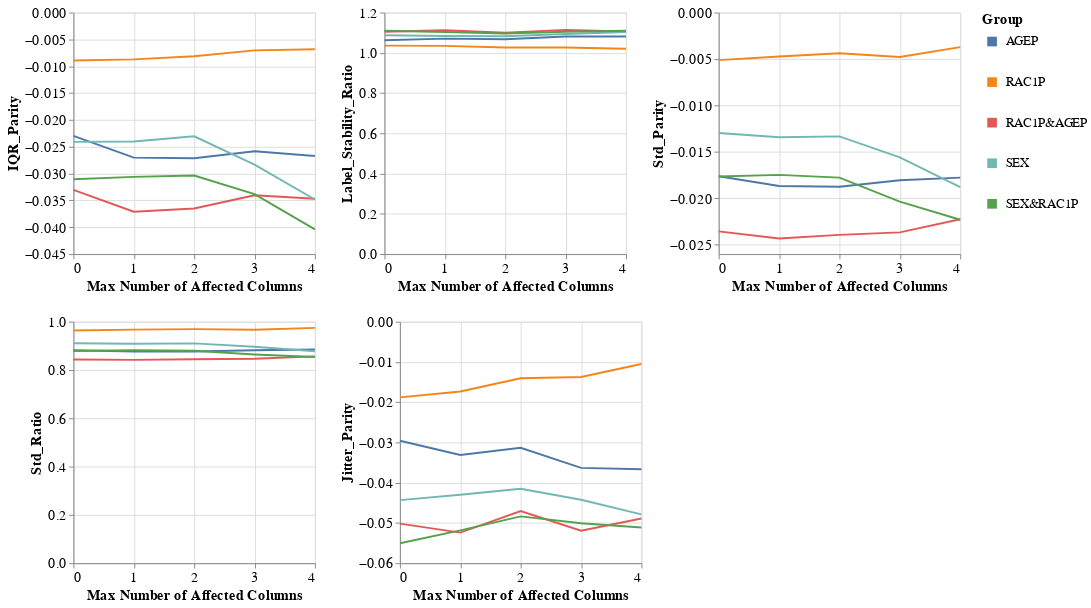

Here is the notebook cell this chart was saved with:
### Markdown cell above
### Group metrics per dataset and model

### Code cell
visualizer.create_groups_grid_pct_lines_plot(model_name=MODEL_NAMES[0],
                                             target_preprocessing_technique=PREPROCESSING_TECHNIQUES[0],
                                             group_metrics_type='variance',
                                             mode='max_num_columns')

### Figure 1 — Vega-Lite specification as saved in the notebook (floating-point values rounded to 4 significant figures)
{"config": {"view": {"continuousWidth": 400, "continuousHeight": 300}, "axis": {"labelFontSize": 15, "titleFontSize": 15}, "legend": {"labelFontSize": 13, "symbolStrokeWidth": 10, "titleFontSize": 15}}, "vconcat": [{"hconcat": [{"mark": "line", "encoding": {"color": {"field": "Group", "type": "nominal"}, "x": {"axis": {"tickMinStep": 1}, "field": "Percentage", "title": "Max Number of Affected Columns", "type": "quantitative"}, "y": {"field": "Metric_Value", "title": "IQR_Parity", "type": "quantitative"}}, "height": 250, "width": 250}, {"data": {"name": "data-1308074abd88c18ffd1e5b56b1129ba4"}, "mark": "line", "encoding": {"color": {"field": "Group", "type": "nominal"}, "x": {"axis": {"tickMinStep": 1}, "field": "Percentage", "title": "Max Number of Affected Columns", "type": "quantitative"}, "y": {"field": "Metric_Value", "title": "Label_Stability_Ratio", "type": "quantitative"}}, "height": 250, "width": 250}, {"data": {"name": "data-ab42896256b8570a44ab4428277beb11"}, "mark": "line", "encoding": {"color": {"field": "Group", "type": "nominal"}, "x": {"axis": {"tickMinStep": 1}, "field": "Percentage", "title": "Max Number of Affected Columns", "type": "quantitative"}, "y": {"field": "Metric_Value", "title": "Std_Parity", "type": "quantitative"}}, "height": 250, "width": 250}]}, {"hconcat": [{"mark": "line", "encoding": {"color": {"field": "Group", "type": "nominal"}, "x": {"axis": {"tickMinStep": 1}, "field": "Percentage", "title": "Max Number of Affected Columns", "type": "quantitative"}, "y": {"field": "Metric_Value", "title": "Std_Ratio", "type": "quantitative"}}, "height": 250, "width": 250}, {"data": {"name": "data-c04aae7bf59ed757b4a13415a84cda0d"}, "mark": "line", "encoding": {"color": {"field": "Group", "type": "nominal"}, "x": {"axis": {"tickMinStep": 1}, "field": "Percentage", "title": "Max Number of Affected Columns", "type": "quantitative"}, "y": {"field": "Metric_Value", "title": "Jitter_Parity", "type": "quantitative"}}, "height": 250, "width": 250}], "data": {"name": "data-b4e99b06a8876165f341cff4a1c19931"}}], "data": {"name": "data-3221249c6116d482f91fce8b920acb9d"}, "$schema": "https://vega.github.io/schema/vega-lite/v4.17.0.json", "datasets": {"data-3221249c6116d482f91fce8b920acb9d": [{"Model_Name": "DecisionTreeClassifier", "Metric": "IQR_Parity", "Group": "AGEP", "Metric_Value": -0.02298, "Percentage": 0.0}, {"Model_Name": "DecisionTreeClassifier", "Metric": "IQR_Parity", "Group": "RAC1P", "Metric_Value": -0.008933, "Percentage": 0.0}, {"Model_Name": "DecisionTreeClassifier", "Metric": "IQR_Parity", "Group": "RAC1P&AGEP", "Metric_Value": -0.03304, "Percentage": 0.0}, {"Model_Name": "DecisionTreeClassifier", "Metric": "IQR_Parity", "Group": "SEX", "Metric_Value": -0.02409, "Percentage": 0.0}, {"Model_Name": "DecisionTreeClassifier", "Metric": "IQR_Parity", "Group": "SEX&RAC1P", "Metric_Value": -0.03105, "Percentage": 0.0}, {"Model_Name": "DecisionTreeClassifier", "Metric": "IQR_Parity", "Group": "AGEP", "Metric_Value": -0.02704, "Percentage": 1.0}, {"Model_Name": "DecisionTreeClassifier", "Metric": "IQR_Parity", "Group": "RAC1P", "Metric_Value": -0.008729, "Percentage": 1.0}, {"Model_Name": "DecisionTreeClassifier", "Metric": "IQR_Parity", "Group": "RAC1P&AGEP", "Metric_Value": -0.03712, "Percentage": 1.0}, {"Model_Name": "DecisionTreeClassifier", "Metric": "IQR_Parity", "Group": "SEX", "Metric_Value": -0.02401, "Percentage": 1.0}, {"Model_Name": "DecisionTreeClassifier", "Metric": "IQR_Parity", "Group": "SEX&RAC1P", "Metric_Value": -0.03062, "Percentage": 1.0}, {"Model_Name": "DecisionTreeClassifier", "Metric": "IQR_Parity", "Group": "AGEP", "Metric_Value": -0.02714, "Percentage": 2.0}, {"Model_Name": "DecisionTreeClassifier", "Metric": "IQR_Parity", "Group": "RAC1P", "Metric_Value": -0.008132, "Percentage": 2.0}, {"Model_Name": "DecisionTreeClassifier", "Metric": "IQR_Parity", "Group": "RAC1P&AGEP", "Metric_Value": -0.0365, "Percentage": 2.0}, {"Model_Name": "DecisionTreeClassifier", "Metric": "IQR_Parity", "Group": "SEX", "Metric_Value": -0.02305, "Percentage": 2.0}, {"Model_Name": "DecisionTreeClassifier", "Metric": "IQR_Parity", "Group": "SEX&RAC1P", "Metric_Value": -0.03037, "Percentage": 2.0}, {"Model_Name": "DecisionTreeClassifier", "Metric": "IQR_Parity", "Group": "AGEP", "Metric_Value": -0.02584, "Percentage": 3.0}, {"Model_Name": "DecisionTreeClassifier", "Metric": "IQR_Parity", "Group": "RAC1P", "Metric_Value": -0.00705, "Percentage": 3.0}, {"Model_Name": "DecisionTreeClassifier", "Metric": "IQR_Parity", "Group": "RAC1P&AGEP", "Metric_Value": -0.03405, "Percentage": 3.0}, {"Model_Name": "DecisionTreeClassifier", "Metric": "IQR_Parity", "Group": "SEX", "Metric_Value": -0.02834, "Percentage": 3.0}, {"Model_Name": "DecisionTreeClassifier", "Metric": "IQR_Parity", "Group": "SEX&RAC1P", "Metric_Value": -0.03382, "Percentage": 3.0}, {"Model_Name": "DecisionTreeClassifier", "Metric": "IQR_Parity", "Group": "AGEP", "Metric_Value": -0.02673, "Percentage": 4.0}, {"Model_Name": "DecisionTreeClassifier", "Metric": "IQR_Parity", "Group": "RAC1P", "Metric_Value": -0.006829, "Percentage": 4.0}, {"Model_Name": "DecisionTreeClassifier", "Metric": "IQR_Parity", "Group": "RAC1P&AGEP", "Metric_Value": -0.03468, "Percentage": 4.0}, {"Model_Name": "DecisionTreeClassifier", "Metric": "IQR_Parity", "Group": "SEX", "Metric_Value": -0.03483, "Percentage": 4.0}, {"Model_Name": "DecisionTreeClassifier", "Metric": "IQR_Parity", "Group": "SEX&RAC1P", "Metric_Value": -0.0404, "Percentage": 4.0}], "data-1308074abd88c18ffd1e5b56b1129ba4": [{"Model_Name": "DecisionTreeClassifier", "Metric": "Label_Stability_Ratio", "Group": "AGEP", "Metric_Value": 1.062, "Percentage": 0.0}, {"Model_Name": "DecisionTreeClassifier", "Metric": "Label_Stability_Ratio", "Group": "RAC1P", "Metric_Value": 1.036, "Percentage": 0.0}, {"Model_Name": "DecisionTreeClassifier", "Metric": "Label_Stability_Ratio", "Group": "RAC1P&AGEP", "Metric_Value": 1.105, "Percentage": 0.0}, {"Model_Name": "DecisionTreeClassifier", "Metric": "Label_Stability_Ratio", "Group": "SEX", "Metric_Value": 1.088, "Percentage": 0.0}, {"Model_Name": "DecisionTreeClassifier", "Metric": "Label_Stability_Ratio", "Group": "SEX&RAC1P", "Metric_Value": 1.11, "Percentage": 0.0}, {"Model_Name": "DecisionTreeClassifier", "Metric": "Label_Stability_Ratio", "Group": "AGEP", "Metric_Value": 1.071, "Percentage": 1.0}, {"Model_Name": "DecisionTreeClassifier", "Metric": "Label_Stability_Ratio", "Group": "RAC1P", "Metric_Value": 1.034, "Percentage": 1.0}, {"Model_Name": "DecisionTreeClassifier", "Metric": "Label_Stability_Ratio", "Group": "RAC1P&AGEP", "Metric_Value": 1.112, "Percentage": 1.0}, {"Model_Name": "DecisionTreeClassifier", "Metric": "Label_Stability_Ratio", "Group": "SEX", "Metric_Value": 1.084, "Percentage": 1.0}, {"Model_Name": "DecisionTreeClassifier", "Metric": "Label_Stability_Ratio", "Group": "SEX&RAC1P", "Metric_Value": 1.103, "Percentage": 1.0}, {"Model_Name": "DecisionTreeClassifier", "Metric": "Label_Stability_Ratio", "Group": "AGEP", "Metric_Value": 1.067, "Percentage": 2.0}, {"Model_Name": "DecisionTreeClassifier", "Metric": "Label_Stability_Ratio", "Group": "RAC1P", "Metric_Value": 1.026, "Percentage": 2.0}, {"Model_Name": "DecisionTreeClassifier", "Metric": "Label_Stability_Ratio", "Group": "RAC1P&AGEP", "Metric_Value": 1.099, "Percentage": 2.0}, {"Model_Name": "DecisionTreeClassifier", "Metric": "Label_Stability_Ratio", "Group": "SEX", "Metric_Value": 1.082, "Percentage": 2.0}, {"Model_Name": "DecisionTreeClassifier", "Metric": "Label_Stability_Ratio", "Group": "SEX&RAC1P", "Metric_Value": 1.096, "Percentage": 2.0}, {"Model_Name": "DecisionTreeClassifier", "Metric": "Label_Stability_Ratio", "Group": "AGEP", "Metric_Value": 1.081, "Percentage": 3.0}, {"Model_Name": "DecisionTreeClassifier", "Metric": "Label_Stability_Ratio", "Group": "RAC1P", "Metric_Value": 1.027, "Percentage": 3.0}, {"Model_Name": "DecisionTreeClassifier", "Metric": "Label_Stability_Ratio", "Group": "RAC1P&AGEP", "Metric_Value": 1.114, "Percentage": 3.0}, {"Model_Name": "DecisionTreeClassifier", "Metric": "Label_Stability_Ratio", "Group": "SEX", "Metric_Value": 1.093, "Percentage": 3.0}, {"Model_Name": "DecisionTreeClassifier", "Metric": "Label_Stability_Ratio", "Group": "SEX&RAC1P", "Metric_Value": 1.104, "Percentage": 3.0}, {"Model_Name": "DecisionTreeClassifier", "Metric": "Label_Stability_Ratio", "Group": "AGEP", "Metric_Value": 1.081, "Percentage": 4.0}, {"Model_Name": "DecisionTreeClassifier", "Metric": "Label_Stability_Ratio", "Group": "RAC1P", "Metric_Value": 1.02, "Percentage": 4.0}, {"Model_Name": "DecisionTreeClassifier", "Metric": "Label_Stability_Ratio", "Group": "RAC1P&AGEP", "Metric_Value": 1.107, "Percentage": 4.0}, {"Model_Name": "DecisionTreeClassifier", "Metric": "Label_Stability_Ratio", "Group": "SEX", "Metric_Value": 1.104, "Percentage": 4.0}, {"Model_Name": "DecisionTreeClassifier", "Metric": "Label_Stability_Ratio", "Group": "SEX&RAC1P", "Metric_Value": 1.11, "Percentage": 4.0}], "data-ab42896256b8570a44ab4428277beb11": [{"Model_Name": "DecisionTreeClassifier", "Metric": "Std_Parity", "Group": "AGEP", "Metric_Value": -0.01763, "Percentage": 0.0}, {"Model_Name": "DecisionTreeClassifier", "Metric": "Std_Parity", "Group": "RAC1P", "Metric_Value": -0.005123, "Percentage": 0.0}, {"Model_Name": "DecisionTreeClassifier", "Metric": "Std_Parity", "Group": "RAC1P&AGEP", "Metric_Value": -0.02355, "Percentage": 0.0}, {"Model_Name": "DecisionTreeClassifier", "Metric": "Std_Parity", "Group": "SEX", "Metric_Value": -0.01297, "Percentage": 0.0}, {"Model_Name": "DecisionTreeClassifier", "Metric": "Std_Parity", "Group": "SEX&RAC1P", "Metric_Value": -0.01765, "Percentage": 0.0}, {"Model_Name": "DecisionTreeClassifier", "Metric": "Std_Parity", "Group": "AGEP", "Metric_Value": -0.01868, "Percentage": 1.0}, {"Model_Name": "DecisionTreeClassifier", "Metric": "Std_Parity", "Group": "RAC1P", "Metric_Value": -0.004729, "Percentage": 1.0}, {"Model_Name": "DecisionTreeClassifier", "Metric": "Std_Parity", "Group": "RAC1P&AGEP", "Metric_Value": -0.02432, "Percentage": 1.0}, {"Model_Name": "DecisionTreeClassifier", "Metric": "Std_Parity", "Group": "SEX", "Metric_Value": -0.01342, "Percentage": 1.0}, {"Model_Name": "DecisionTreeClassifier", "Metric": "Std_Parity", "Group": "SEX&RAC1P", "Metric_Value": -0.01748, "Percentage": 1.0}, {"Model_Name": "DecisionTreeClassifier", "Metric": "Std_Parity", "Group": "AGEP", "Metric_Value": -0.01875, "Percentage": 2.0}, {"Model_Name": "DecisionTreeClassifier", "Metric": "Std_Parity", "Group": "RAC1P", "Metric_Value": -0.004373, "Percentage": 2.0}, {"Model_Name": "DecisionTreeClassifier", "Metric": "Std_Parity", "Group": "RAC1P&AGEP", "Metric_Value": -0.02393, "Percentage": 2.0}, {"Model_Name": "DecisionTreeClassifier", "Metric": "Std_Parity", "Group": "SEX", "Metric_Value": -0.01333, "Percentage": 2.0}, {"Model_Name": "DecisionTreeClassifier", "Metric": "Std_Parity", "Group": "SEX&RAC1P", "Metric_Value": -0.01777, "Percentage": 2.0}, {"Model_Name": "DecisionTreeClassifier", "Metric": "Std_Parity", "Group": "AGEP", "Metric_Value": -0.01805, "Percentage": 3.0}, {"Model_Name": "DecisionTreeClassifier", "Metric": "Std_Parity", "Group": "RAC1P", "Metric_Value": -0.004776, "Percentage": 3.0}, {"Model_Name": "DecisionTreeClassifier", "Metric": "Std_Parity", "Group": "RAC1P&AGEP", "Metric_Value": -0.02367, "Percentage": 3.0}, {"Model_Name": "DecisionTreeClassifier", "Metric": "Std_Parity", "Group": "SEX", "Metric_Value": -0.01559, "Percentage": 3.0}, {"Model_Name": "DecisionTreeClassifier", "Metric": "Std_Parity", "Group": "SEX&RAC1P", "Metric_Value": -0.02035, "Percentage": 3.0}, {"Model_Name": "DecisionTreeClassifier", "Metric": "Std_Parity", "Group": "AGEP", "Metric_Value": -0.01777, "Percentage": 4.0}, {"Model_Name": "DecisionTreeClassifier", "Metric": "Std_Parity", "Group": "RAC1P", "Metric_Value": -0.003723, "Percentage": 4.0}, {"Model_Name": "DecisionTreeClassifier", "Metric": "Std_Parity", "Group": "RAC1P&AGEP", "Metric_Value": -0.02226, "Percentage": 4.0}, {"Model_Name": "DecisionTreeClassifier", "Metric": "Std_Parity", "Group": "SEX", "Metric_Value": -0.01879, "Percentage": 4.0}, {"Model_Name": "DecisionTreeClassifier", "Metric": "Std_Parity", "Group": "SEX&RAC1P", "Metric_Value": -0.02231, "Percentage": 4.0}], "data-b4e99b06a8876165f341cff4a1c19931": [{"Model_Name": "DecisionTreeClassifier", "Metric": "Std_Ratio", "Group": "AGEP", "Metric_Value": 0.8817, "Percentage": 0.0}, {"Model_Name": "DecisionTreeClassifier", "Metric": "Std_Ratio", "Group": "RAC1P", "Metric_Value": 0.9635, "Percentage": 0.0}, {"Model_Name": "DecisionTreeClassifier", "Metric": "Std_Ratio", "Group": "RAC1P&AGEP", "Metric_Value": 0.8434, "Percentage": 0.0}, {"Model_Name": "DecisionTreeClassifier", "Metric": "Std_Ratio", "Group": "SEX", "Metric_Value": 0.9108, "Percentage": 0.0}, {"Model_Name": "DecisionTreeClassifier", "Metric": "Std_Ratio", "Group": "SEX&RAC1P", "Metric_Value": 0.8789, "Percentage": 0.0}, {"Model_Name": "DecisionTreeClassifier", "Metric": "Std_Ratio", "Group": "AGEP", "Metric_Value": 0.8766, "Percentage": 1.0}, {"Model_Name": "DecisionTreeClassifier", "Metric": "Std_Ratio", "Group": "RAC1P", "Metric_Value": 0.967, "Percentage": 1.0}, {"Model_Name": "DecisionTreeClassifier", "Metric": "Std_Ratio", "Group": "RAC1P&AGEP", "Metric_Value": 0.8417, "Percentage": 1.0}, {"Model_Name": "DecisionTreeClassifier", "Metric": "Std_Ratio", "Group": "SEX", "Metric_Value": 0.9086, "Percentage": 1.0}, {"Model_Name": "DecisionTreeClassifier", "Metric": "Std_Ratio", "Group": "SEX&RAC1P", "Metric_Value": 0.8818, "Percentage": 1.0}, {"Model_Name": "DecisionTreeClassifier", "Metric": "Std_Ratio", "Group": "AGEP", "Metric_Value": 0.8767, "Percentage": 2.0}, {"Model_Name": "DecisionTreeClassifier", "Metric": "Std_Ratio", "Group": "RAC1P", "Metric_Value": 0.9692, "Percentage": 2.0}, {"Model_Name": "DecisionTreeClassifier", "Metric": "Std_Ratio", "Group": "RAC1P&AGEP", "Metric_Value": 0.8441, "Percentage": 2.0}, {"Model_Name": "DecisionTreeClassifier", "Metric": "Std_Ratio", "Group": "SEX", "Metric_Value": 0.9103, "Percentage": 2.0}, {"Model_Name": "DecisionTreeClassifier", "Metric": "Std_Ratio", "Group": "SEX&RAC1P", "Metric_Value": 0.8797, "Percentage": 2.0}, {"Model_Name": "DecisionTreeClassifier", "Metric": "Std_Ratio", "Group": "AGEP", "Metric_Value": 0.8815, "Percentage": 3.0}, {"Model_Name": "DecisionTreeClassifier", "Metric": "Std_Ratio", "Group": "RAC1P", "Metric_Value": 0.9669, "Percentage": 3.0}, {"Model_Name": "DecisionTreeClassifier", "Metric": "Std_Ratio", "Group": "RAC1P&AGEP", "Metric_Value": 0.8469, "Percentage": 3.0}, {"Model_Name": "DecisionTreeClassifier", "Metric": "Std_Ratio", "Group": "SEX", "Metric_Value": 0.896, "Percentage": 3.0}, {"Model_Name": "DecisionTreeClassifier", "Metric": "Std_Ratio", "Group": "SEX&RAC1P", "Metric_Value": 0.8642, "Percentage": 3.0}, {"Model_Name": "DecisionTreeClassifier", "Metric": "Std_Ratio", "Group": "AGEP", "Metric_Value": 0.8849, "Percentage": 4.0}, {"Model_Name": "DecisionTreeClassifier", "Metric": "Std_Ratio", "Group": "RAC1P", "Metric_Value": 0.9744, "Percentage": 4.0}, {"Model_Name": "DecisionTreeClassifier", "Metric": "Std_Ratio", "Group": "RAC1P&AGEP", "Metric_Value": 0.8564, "Percentage": 4.0}, {"Model_Name": "DecisionTreeClassifier", "Metric": "Std_Ratio", "Group": "SEX", "Metric_Value": 0.8773, "Percentage": 4.0}, {"Model_Name": "DecisionTreeClassifier", "Metric": "Std_Ratio", "Group": "SEX&RAC1P", "Metric_Value": 0.854, "Percentage": 4.0}], "data-c04aae7bf59ed757b4a13415a84cda0d": [{"Model_Name": "DecisionTreeClassifier", "Metric": "Jitter_Parity", "Group": "AGEP", "Metric_Value": -0.02958, "Percentage": 0.0}, {"Model_Name": "DecisionTreeClassifier", "Metric": "Jitter_Parity", "Group": "RAC1P", "Metric_Value": -0.0188, "Percentage": 0.0}, {"Model_Name": "DecisionTreeClassifier", "Metric": "Jitter_Parity", "Group": "RAC1P&AGEP", "Metric_Value": -0.05018, "Percentage": 0.0}, {"Model_Name": "DecisionTreeClassifier", "Metric": "Jitter_Parity", "Group": "SEX", "Metric_Value": -0.04434, "Percentage": 0.0}, {"Model_Name": "DecisionTreeClassifier", "Metric": "Jitter_Parity", "Group": "SEX&RAC1P", "Metric_Value": -0.05505, "Percentage": 0.0}, {"Model_Name": "DecisionTreeClassifier", "Metric": "Jitter_Parity", "Group": "AGEP", "Metric_Value": -0.03314, "Percentage": 1.0}, {"Model_Name": "DecisionTreeClassifier", "Metric": "Jitter_Parity", "Group": "RAC1P", "Metric_Value": -0.01734, "Percentage": 1.0}, {"Model_Name": "DecisionTreeClassifier", "Metric": "Jitter_Parity", "Group": "RAC1P&AGEP", "Metric_Value": -0.05241, "Percentage": 1.0}, {"Model_Name": "DecisionTreeClassifier", "Metric": "Jitter_Parity", "Group": "SEX", "Metric_Value": -0.04301, "Percentage": 1.0}, {"Model_Name": "DecisionTreeClassifier", "Metric": "Jitter_Parity", "Group": "SEX&RAC1P", "Metric_Value": -0.05184, "Percentage": 1.0}, {"Model_Name": "DecisionTreeClassifier", "Metric": "Jitter_Parity", "Group": "AGEP", "Metric_Value": -0.03131, "Percentage": 2.0}, {"Model_Name": "DecisionTreeClassifier", "Metric": "Jitter_Parity", "Group": "RAC1P", "Metric_Value": -0.01405, "Percentage": 2.0}, {"Model_Name": "DecisionTreeClassifier", "Metric": "Jitter_Parity", "Group": "RAC1P&AGEP", "Metric_Value": -0.04707, "Percentage": 2.0}, {"Model_Name": "DecisionTreeClassifier", "Metric": "Jitter_Parity", "Group": "SEX", "Metric_Value": -0.04152, "Percentage": 2.0}, {"Model_Name": "DecisionTreeClassifier", "Metric": "Jitter_Parity", "Group": "SEX&RAC1P", "Metric_Value": -0.04838, "Percentage": 2.0}, {"Model_Name": "DecisionTreeClassifier", "Metric": "Jitter_Parity", "Group": "AGEP", "Metric_Value": -0.03633, "Percentage": 3.0}, {"Model_Name": "DecisionTreeClassifier", "Metric": "Jitter_Parity", "Group": "RAC1P", "Metric_Value": -0.01373, "Percentage": 3.0}, {"Model_Name": "DecisionTreeClassifier", "Metric": "Jitter_Parity", "Group": "RAC1P&AGEP", "Metric_Value": -0.05191, "Percentage": 3.0}, {"Model_Name": "DecisionTreeClassifier", "Metric": "Jitter_Parity", "Group": "SEX", "Metric_Value": -0.04425, "Percentage": 3.0}, {"Model_Name": "DecisionTreeClassifier", "Metric": "Jitter_Parity", "Group": "SEX&RAC1P", "Metric_Value": -0.05008, "Percentage": 3.0}, {"Model_Name": "DecisionTreeClassifier", "Metric": "Jitter_Parity", "Group": "AGEP", "Metric_Value": -0.03664, "Percentage": 4.0}, {"Model_Name": "DecisionTreeClassifier", "Metric": "Jitter_Parity", "Group": "RAC1P", "Metric_Value": -0.0105, "Percentage": 4.0}, {"Model_Name": "DecisionTreeClassifier", "Metric": "Jitter_Parity", "Group": "RAC1P&AGEP", "Metric_Value": -0.04891, "Percentage": 4.0}, {"Model_Name": "DecisionTreeClassifier", "Metric": "Jitter_Parity", "Group": "SEX", "Metric_Value": -0.04788, "Percentage": 4.0}, {"Model_Name": "DecisionTreeClassifier", "Metric": "Jitter_Parity", "Group": "SEX&RAC1P", "Metric_Value": -0.05113, "Percentage": 4.0}]}}
